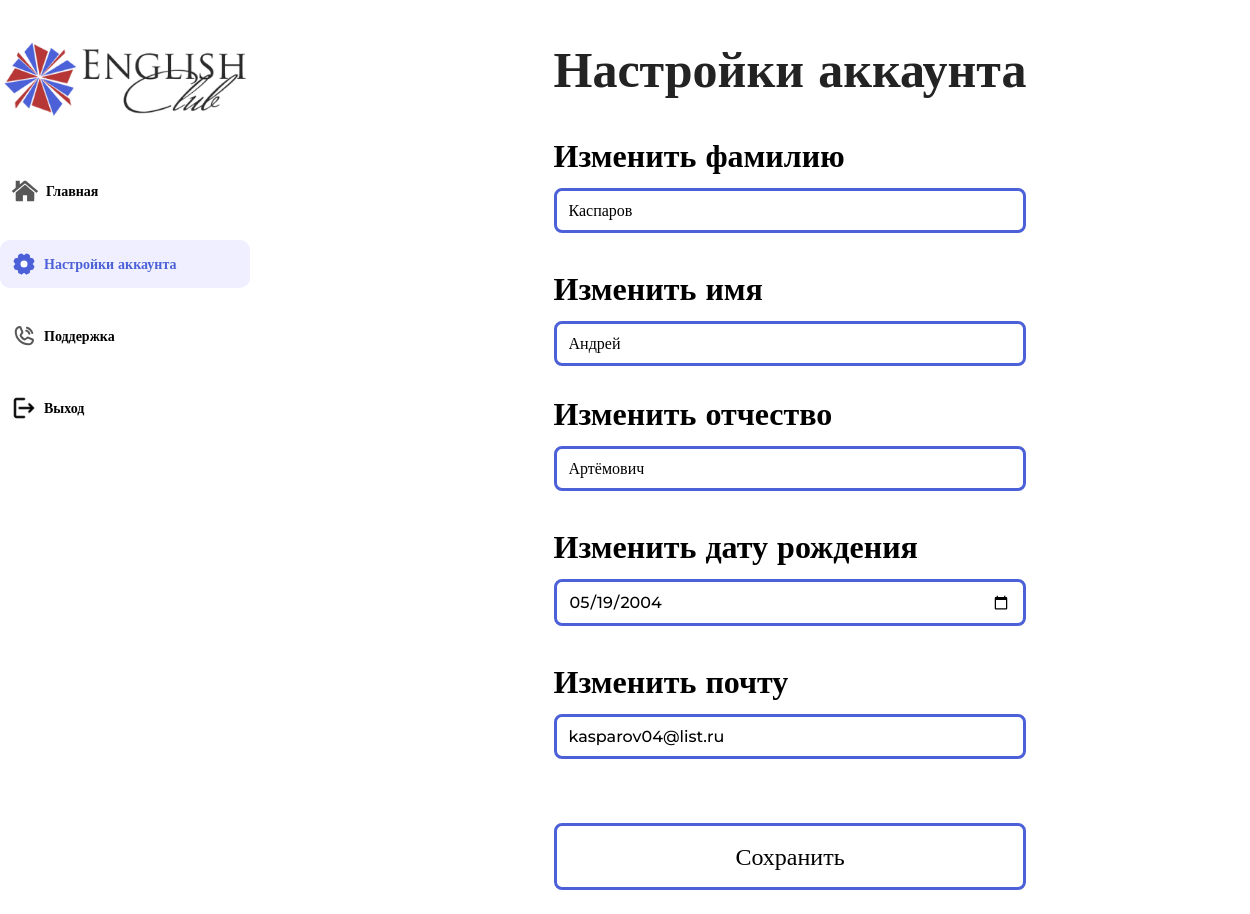
/pages/lk-setting.php (signed in), run on the app's committed database.
### tables this page shows
CREATE TABLE `user` (
  `id` int(11) NOT NULL,
  `name` varchar(32) NOT NULL,
  `surname` varchar(32) NOT NULL,
  `patronymic` varchar(32) NOT NULL,
  `password` text NOT NULL,
  `english_points` int(11) DEFAULT NULL,
  `it_points` int(11) DEFAULT NULL,
  `email` varchar(64) NOT NULL,
  `birthday` date DEFAULT NULL,
  `is_admin` tinyint(1) NOT NULL
);

### pages/lk-setting.php (the view, shortened to what this page needs)
<?php
    include 'scripts/php/connect.php';
?>
<!DOCTYPE html>
<html lang="en">
<head>
    <link rel="stylesheet" href="../assets/css/reset.css">
    <link rel="stylesheet" href="../assets/css/style.css">
    <link rel="stylesheet" href="../assets/css/lk.css">
</head>
<body>
    <main class="_container">
        <nav>
            <a href="/"><img src="../assets/img/logo.png" alt="logo"></a>
            <ul>
                <li>
                    <a href="/lk"><img src="../assets/img/lk/home.svg" alt="main"> Главная</a>
                </li>
                <li class="active">
                    <a href="/setting"><img src="../assets/img/lk/setting-active.svg" alt="setting"> Настройки аккаунта</a>
                </li>
                <li>
                <a id="openModalBtn"><img src="../assets/img/lk/phone.svg" alt="support"> Поддержка</a>
                </li>
                <li>
                    <a href="/logout"><img src="../assets/img/lk/logout.svg" alt="logout"> Выход</a>
                </li>
            </ul>
        </nav>
        <section class="main">
            <?php
                $result = $conn -> query('SELECT * from user where id =' . $_SESSION['user_id']) -> fetch_assoc();
            ?>
            <form action="scripts/php/saveSetting.php" method="POST" class="setting">
                <div class="setting__fields">
                    <h2>Настройки аккаунта</h2>
                    <label for="surname">
                        <span>Изменить фамилию </span>
                        <input id="surname" name="surname" value="<?= $result['surname']?>" type="text">
                    </label>
                    <label for="name">
                        <span>Изменить имя</span>
                        <input id="name" name="name" value="<?= $result['name']?>" type="text">
                    </label>
                    <label for="patronymic">
                        <span>Изменить отчество</span>
                        <input id="patronymic" name="patronymic" value="<?= $result['patronymic']?>" type="text">
                    </label>
                    <label for="birthday">
                        <span>Изменить дату рождения</span>
                        <input id="birthday" name="birthday" value="<?= $result['birthday']?>" type="date">
                    </label>
                    <label for="email">
                        <span>Изменить почту</span>
                        <input id="email" name="email" value="<?= $result['email']?>" type="text">
                    </label>
                    <input type="submit" value="Сохранить">
                </div>
            </form>
        </section>
    </main>
</body>
</html>

### assets/css/style.css (style rules this page uses)
:root { --h2-color: #232323; --h2-size: 3.125rem; --h2-weight: bold; --h2-family: Montserrat; --button-on-page: #9E1430; }
a { text-decoration: none; }
._container { margin: 0 auto; max-width: 90rem; }
main { display: grid; grid-template-columns: 20% 80%; }
h2 { font-size: var(--h2-size); color: var(--h2-color); font-weight: var(--h2-weight); font-family: var(--h2-family); line-height: 1.2; }
nav ul { display: flex; flex-direction: column; }
nav ul li { margin-top: 1.5rem; }
nav ul li a { display: flex; align-items: center; font-family: Montserrat; font-weight: bold; color: black; }
nav ul li a img { margin-right: .5rem; }

### assets/css/lk.css (style rules this page uses)
main { gap: 2.5rem; }
nav { margin-top: 2.5rem; }
.main { margin-top: 2.5rem; }
nav>a img { width: 100%; }
ul li { padding: .75rem; }
ul li a { font-size: .875rem; font-weight: 500; font-family: Montserrat; color: #585858; }
.active { background: #EFEFFF; border-radius: .625rem; }
.active a { color: #4C61D8; }
.setting { display: flex; justify-content: space-around; }
.setting h2 { margin-bottom: 1.5rem; }
.setting__fields { display: flex; flex-direction: column; justify-content: space-between; }
.setting__fields input { margin-bottom: 1.5rem; background: none; border: 3px solid #4C61D8; padding: .625rem .75rem; border-radius: 8px; font-size: 1rem; font-family: Montserrat; font-weight: 500; }
.setting__fields label { display: flex; flex-direction: column; }
.setting span { font-size: 2rem; font-weight: bold; line-height: 2; font-family: Montserrat; }
.setting input[type="submit"] { margin-top: 2.5rem; padding: 1rem 2rem; font-size: 1.5rem; font-family: Montserrat; background: none; border: 3px solid #4C61D8; border-radius: .5rem; cursor: pointer; }
#name { margin-bottom: 1rem; }
#openModalBtn { cursor: pointer; }

### data on the page
user: surname "Каспаров", name "Андрей", patronymic "Артёмович", birthday "05/19/2004", email "kasparov04@list.ru"
